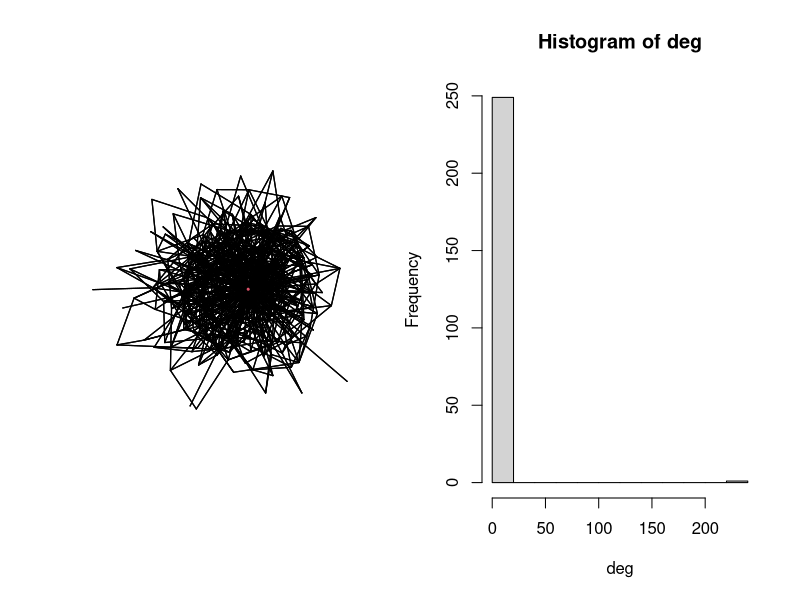

Generate this figure with R:
library( sna )
library( network )

n <- 250
target <- 0.9

mat <- rgraph( n, tprob = 0.01 )
net <- as.network( mat, directed = FALSE )

dcent <- centralization( net, degree, mode = "graph" )
dcent

while ( abs( dcent - target ) > 0.01 ){
  if( dcent < target ){
    add.edge( net, 1, sample( seq( 2:n ), 1 ) )
  } else{
    delete.edges( net, 1, sample( seq( 2:n ), 1 ) )
    break
  }
  dcent <- centralization( net, degree, mode = "graph" )
}


round( centralization( net, degree, mode = "graph" ), 1 )

deg <- degree( net, gmode = "graph", cmode = "degree")

par(mfrow = c(1,2))
gplot( net, vertex.cex = deg / max( deg ) , gmode = "graph" )
hist(deg)
